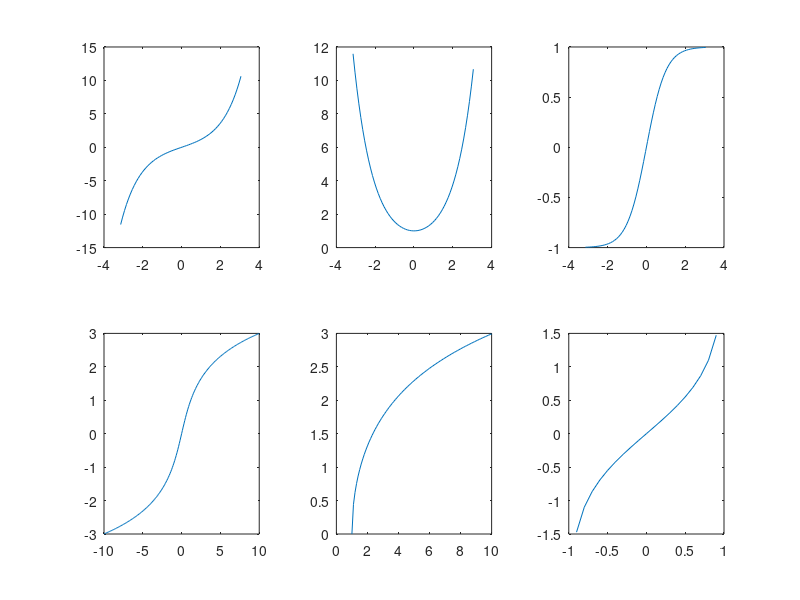

MATLAB code for this plot:
x=-pi:0.1:pi; 
subplot (2,3,1) 
plot (x, sinh(x)) 
subplot (2,3,2) 
plot (x, cosh(x)) 
subplot (2,3,3)  
plot (x, tanh(x)) 
subplot (2,3,4) 
y=-10:0.1:10; 
z=1:0.1:10;
w=-1:0.1:1; 
plot(y, asinh(y))
subplot (2,3,5)
plot (z, acosh(z))
subplot(2,3,6) 
plot (w, atanh (w))